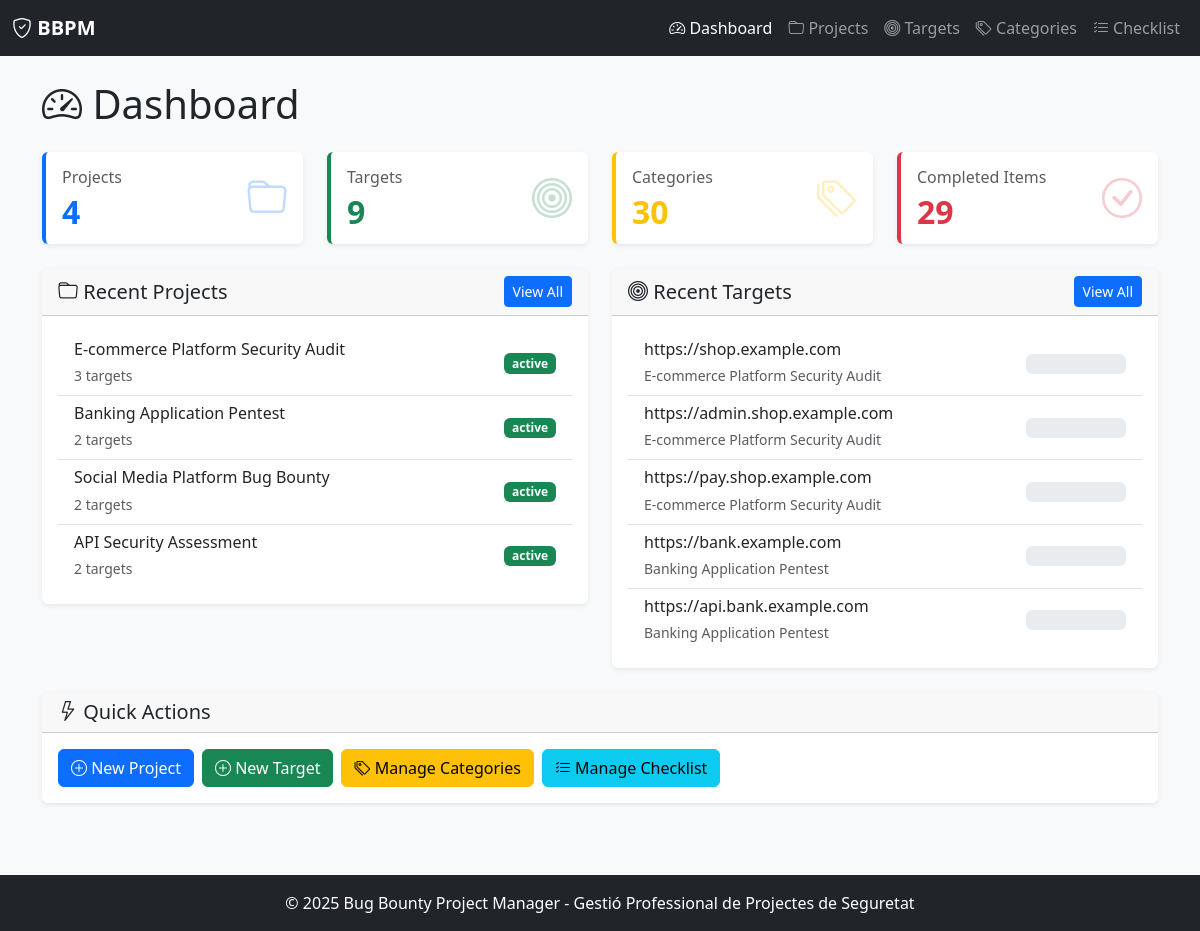
The page / on the database its author committed.
### tables this page shows
CREATE TABLE IF NOT EXISTS projects (
    id INT AUTO_INCREMENT PRIMARY KEY,
    name VARCHAR(255) NOT NULL,
    description TEXT,
    status VARCHAR(50) DEFAULT 'active',
    created_at TIMESTAMP DEFAULT CURRENT_TIMESTAMP,
    updated_at TIMESTAMP DEFAULT CURRENT_TIMESTAMP ON UPDATE CURRENT_TIMESTAMP
);

CREATE TABLE IF NOT EXISTS targets (
    id INT AUTO_INCREMENT PRIMARY KEY,
    project_id INT NOT NULL,
    name VARCHAR(255) NOT NULL,
    url VARCHAR(500),
    description TEXT,
    status VARCHAR(50) DEFAULT 'active',
    progress DECIMAL(5,2) DEFAULT 0.00,
    notes TEXT,
    aggregated_notes TEXT,
    created_at TIMESTAMP DEFAULT CURRENT_TIMESTAMP,
    updated_at TIMESTAMP DEFAULT CURRENT_TIMESTAMP ON UPDATE CURRENT_TIMESTAMP,
    FOREIGN KEY (project_id) REFERENCES projects(id) ON DELETE CASCADE
);

### app/Controllers/DashboardController.php (called while the page is built, shortened)
<?php
class DashboardController extends Controller
{
    private Project $projectModel;
    private Target $targetModel;
    public function __construct()
    {
        $this->projectModel = new Project();
        $this->targetModel = new Target();
    }
    public function index(): void
    {
        $stats = $this->getStats();
        $recentProjects = $this->getRecentProjects();
        $recentTargets = $this->getRecentTargets();
        $this->view('dashboard.index', [
            'stats' => $stats,
            'recentProjects' => $recentProjects,
            'recentTargets' => $recentTargets
        ]);
    }
    private function getStats(): array
    {
        $db = \App\Core\Database::getInstance();
        $projectCount = $db->query("SELECT COUNT(*) FROM projects")->fetchColumn();
        $targetCount = $db->query("SELECT COUNT(*) FROM targets")->fetchColumn();
        $categoryCount = $db->query("SELECT COUNT(*) FROM categories")->fetchColumn();
        $completedItems = $db->query("SELECT COUNT(*) FROM target_checklist WHERE is_checked = 1")->fetchColumn();
        return [
            'projects' => $projectCount,
            'targets' => $targetCount,
            'categories' => $categoryCount,
            'completed_items' => $completedItems
        ];
    }
    private function getRecentProjects(): array
    {
        $sql = "
            SELECT p.id, p.name, p.description, p.status, p.created_at, p.updated_at,
                   COUNT(t.id) as target_count
            FROM projects p
            LEFT JOIN targets t ON p.id = t.project_id
            GROUP BY p.id, p.name, p.description, p.status, p.created_at, p.updated_at
            ORDER BY p.created_at DESC
            LIMIT 5
        ";
        return $this->projectModel->query($sql)->fetchAll();
    }
    private function getRecentTargets(): array
    {
        $sql = "
            SELECT t.*, p.name as project_name
            FROM targets t
            JOIN projects p ON t.project_id = p.id
            ORDER BY t.updated_at DESC
            LIMIT 5
        ";
        return $this->targetModel->query($sql)->fetchAll();
    }
}

### app/Core/Router.php (called while the page is built, shortened)
<?php
class Router
{
    private array $routes = [];
    private string $basePath = '';
    public function __construct(string $basePath = '')
    {
        $this->basePath = rtrim($basePath, '/');
    }
    private function addRoute(string $method, string $path, callable|array $handler): void
    {
        $path = $this->basePath . $path;
        $this->routes[] = [
            'method' => $method,
            'path' => $path,
            'handler' => $handler,
            'pattern' => $this->compileRoute($path)
        ];
    }
    private function compileRoute(string $path): string
    {
        $pattern = preg_replace('/\{([a-zA-Z_][a-zA-Z0-9_]*)\}/', '(?P<$1>[^/]+)', $path);
        return '#^' . $pattern . '$#';
    }
    public function dispatch(string $method, string $uri): mixed
    {
        $uri = strtok($uri, '?');
        $uri = rtrim($uri, '/') ?: '/';
        foreach ($this->routes as $route) {
            if (preg_match($route['pattern'], $uri, $matches)) {
                $params = array_filter($matches, 'is_string', ARRAY_FILTER_USE_KEY);
                return $this->callHandler($route['handler'], $params);
            }
        }
        return $this->notFound();
    }
    private function callHandler(callable|array $handler, array $params): mixed
    {
        if (is_array($handler)) {
            [$controller, $method] = $handler;
            $controller = new $controller();
            return $controller->$method(...array_values($params));
        }
        return $handler(...array_values($params));
    }
}

### public/index.php (called while the page is built, shortened)
<?php
$router = new \App\Core\Router();
$method = $_SERVER['REQUEST_METHOD'];
$uri = parse_url($_SERVER['REQUEST_URI'], PHP_URL_PATH);
try {
    $result = $router->dispatch($method, $uri);
} catch (\Exception $e) {
    http_response_code(500);
    if ($_SERVER['HTTP_ACCEPT'] === 'application/json' || str_starts_with($uri, '/api/')) {
        header('Content-Type: application/json');
        echo json_encode(['error' => $e->getMessage()]);
    } else {
        echo "Error: " . $e->getMessage();
    }
}

### config/database.php (called while the page is built)
<?php
return [
    'host' => getenv('DB_HOST') ?: 'db',
    'port' => getenv('DB_PORT') ?: '3306',
    'database' => getenv('DB_NAME') ?: 'bbpm_db',
    'username' => getenv('DB_USER') ?: 'bbpm_user',
    'password' => getenv('DB_PASS') ?: 'bbpm_password',
    'charset' => 'utf8mb4',
    'options' => [
        PDO::ATTR_ERRMODE => PDO::ERRMODE_EXCEPTION,
        PDO::ATTR_DEFAULT_FETCH_MODE => PDO::FETCH_ASSOC,
        PDO::ATTR_EMULATE_PREPARES => false,
    ]
];

### app/Core/Database.php (called while the page is built, shortened)
<?php
class Database
{
    private static ?PDO $instance = null;
    public static function getInstance(): PDO
    {
        if (self::$instance === null) {
            $config = require __DIR__ . '/../../config/database.php';
            $dsn = sprintf(
                'mysql:host=%s;port=%s;dbname=%s;charset=%s',
                $config['host'],
                $config['port'],
                $config['database'],
                $config['charset']
            );
            try {
                self::$instance = new PDO(
                    $dsn,
                    $config['username'],
                    $config['password'],
                    $config['options']
                );
            } catch (PDOException $e) {
                throw new PDOException('Database connection failed: ' . $e->getMessage());
            }
        }
        return self::$instance;
    }
}

### app/Core/Model.php (called while the page is built, shortened)
<?php
abstract class Model
{
    protected PDO $db;
    public function __construct()
    {
        $this->db = Database::getInstance();
    }
    public function query(string $sql, array $params = []): \PDOStatement
    {
        $stmt = $this->db->prepare($sql);
        $stmt->execute($params);
        return $stmt;
    }
}

### app/Views/dashboard/index.php (the view, shortened to what this page needs)
<div class="container">
    <h1 class="mb-4"><i class="bi bi-speedometer2"></i> Dashboard</h1>
    <div class="row g-4 mb-4">
        <div class="col-md-3">
            <div class="card stat-card">
                <div class="card-body">
                    <div class="d-flex justify-content-between align-items-center">
                        <div>
                            <h6 class="text-muted mb-2">Projects</h6>
                            <div class="stat-value text-primary"><?= $stats['projects'] ?? 0 ?></div>
                        </div>
                        <i class="bi bi-folder fs-1 text-primary opacity-25"></i>
                    </div>
                </div>
            </div>
        </div>
        <div class="col-md-3">
            <div class="card stat-card success">
                <div class="card-body">
                    <div class="d-flex justify-content-between align-items-center">
                        <div>
                            <h6 class="text-muted mb-2">Targets</h6>
                            <div class="stat-value text-success"><?= $stats['targets'] ?? 0 ?></div>
                        </div>
                        <i class="bi bi-bullseye fs-1 text-success opacity-25"></i>
                    </div>
                </div>
            </div>
        </div>
        <div class="col-md-3">
            <div class="card stat-card warning">
                <div class="card-body">
                    <div class="d-flex justify-content-between align-items-center">
                        <div>
                            <h6 class="text-muted mb-2">Categories</h6>
                            <div class="stat-value text-warning"><?= $stats['categories'] ?? 0 ?></div>
                        </div>
                        <i class="bi bi-tags fs-1 text-warning opacity-25"></i>
                    </div>
                </div>
            </div>
        </div>
        <div class="col-md-3">
            <div class="card stat-card danger">
                <div class="card-body">
                    <div class="d-flex justify-content-between align-items-center">
                        <div>
                            <h6 class="text-muted mb-2">Completed Items</h6>
                            <div class="stat-value text-danger"><?= $stats['completed_items'] ?? 0 ?></div>
                        </div>
                        <i class="bi bi-check-circle fs-1 text-danger opacity-25"></i>
                    </div>
                </div>
            </div>
        </div>
    </div>
    <div class="row g-4">
        <div class="col-md-6">
            <div class="card">
                <div class="card-header d-flex justify-content-between align-items-center">
                    <h5 class="mb-0"><i class="bi bi-folder"></i> Recent Projects</h5>
                    <a href="/projects" class="btn btn-sm btn-primary">View All</a>
                </div>
                <div class="card-body">
                    <?php if (empty($recentProjects)): ?>
                        <p class="text-muted">No projects yet.</p>
                    <?php else: ?>
                        <div class="list-group list-group-flush">
                            <?php foreach ($recentProjects as $project): ?>
                                <a href="/projects/<?= $project['id'] ?>" class="list-group-item list-group-item-action">
                                    <div class="d-flex justify-content-between align-items-center">
                                        <div>
                                            <h6 class="mb-1"><?= htmlspecialchars($project['name']) ?></h6>
                                            <small class="text-muted">
                                                <?= $project['target_count'] ?> targets
                                            </small>
                                        </div>
                                        <span class="badge bg-<?= $project['status'] === 'active' ? 'success' : 'secondary' ?>">
                                            <?= htmlspecialchars($project['status']) ?>
                                        </span>
                                    </div>
                                </a>
                            <?php endforeach; ?>
                        </div>
                    <?php endif; ?>
                </div>
            </div>
        </div>
        <div class="col-md-6">
            <div class="card">
                <div class="card-header d-flex justify-content-between align-items-center">
                    <h5 class="mb-0"><i class="bi bi-bullseye"></i> Recent Targets</h5>
                    <a href="/targets" class="btn btn-sm btn-primary">View All</a>
                </div>
                <div class="card-body">
                    <?php if (empty($recentTargets)): ?>
                        <p class="text-muted">No targets yet.</p>
                    <?php else: ?>
                        <div class="list-group list-group-flush">
                            <?php foreach ($recentTargets as $target): ?>
                                <a href="/targets/<?= $target['id'] ?>" class="list-group-item list-group-item-action">
                                    <div class="d-flex justify-content-between align-items-center">
                                        <div>
                                            <h6 class="mb-1"><?= htmlspecialchars($target['url']) ?></h6>
                                            <small class="text-muted">
                                                <?= htmlspecialchars($target['project_name']) ?>
                                            </small>
                                        </div>
                                        <div class="text-end">
                                            <div class="progress" style="width: 100px; height: 20px;">
                                            </div>
                                        </div>
                                    </div>
                                </a>
                            <?php endforeach; ?>
                        </div>
                    <?php endif; ?>
                </div>
            </div>
        </div>
    </div>
    <div class="row mt-4">
        <div class="col-12">
            <div class="card">
                <div class="card-header">
                    <h5 class="mb-0"><i class="bi bi-lightning"></i> Quick Actions</h5>
                </div>
                <div class="card-body">
                    <div class="d-flex gap-2 flex-wrap">
                        <button class="btn btn-primary" data-bs-toggle="modal" data-bs-target="#newProjectModal">
                            <i class="bi bi-plus-circle"></i> New Project
                        </button>
                        <button class="btn btn-success" data-bs-toggle="modal" data-bs-target="#newTargetModal">
                            <i class="bi bi-plus-circle"></i> New Target
                        </button>
                        <a href="/categories" class="btn btn-warning">
                            <i class="bi bi-tags"></i> Manage Categories
                        </a>
                        <a href="/checklist" class="btn btn-info">
                            <i class="bi bi-list-check"></i> Manage Checklist
                        </a>
                    </div>
                </div>
            </div>
        </div>
    </div>
</div>

### rows shown on the page
projects: name "E-commerce Platform Security Audit", target_count "3", status "active"
projects: name "Banking Application Pentest", target_count "2", status "active"
projects: name "Social Media Platform Bug Bounty", target_count "2", status "active"
projects: name "API Security Assessment", target_count "2", status "active"
targets: url "https://shop.example.com", project.name "E-commerce Platform Security Audit"
targets: url "https://admin.shop.example.com", project.name "E-commerce Platform Security Audit"
targets: url "https://pay.shop.example.com", project.name "E-commerce Platform Security Audit"
targets: url "https://bank.example.com", project.name "Banking Application Pentest"
targets: url "https://api.bank.example.com", project.name "Banking Application Pentest"

### other values the page prints
$stats['projects'] "4"
$stats['targets'] "9"
$stats['categories'] "30"
$stats['completed_items'] "29"
